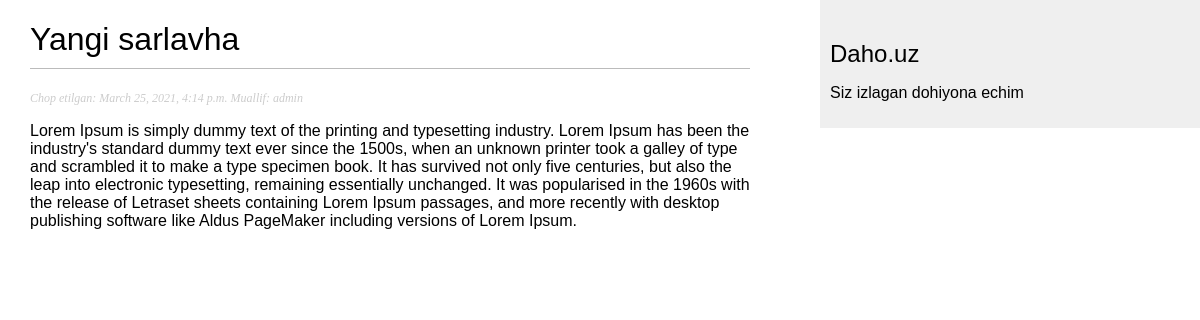
The app's page /blog/2021/3/25/boshqa-maqola/ with its own data.
### blog/models.py (models this page shows, shortened)
class Post(models.Model):
    STATUS_CHOICES = (
        ('draft', 'Draft'),
        ('published', 'Published'),
    )
    title = models.CharField(max_length=250)
    slug = models.SlugField(max_length=250, unique_for_date='publish')
    author = models.ForeignKey(User, on_delete=models.CASCADE,
                               related_name='blog_posts')
    body = models.TextField()
    publish = models.DateTimeField(default=timezone.now)
    created = models.DateTimeField(auto_now_add=True)
    updated = models.DateTimeField(auto_now=True)
    status = models.CharField(max_length=10, choices= STATUS_CHOICES, default='draft')
    objects = models.Manager()
    published = PublishedManager()
    class Meta:
        ordering = ('-publish',)

### blog/views.py (the view)
def post_detail(request, year, month, day, post):
    post = get_object_or_404(Post, slug=post, status='published', publish__year=year,
                             publish__month=month, publish__day=day)
    return render(request, 'blog/post/detail.html', {'post': post})

### blog/templates/blog/post/detail.html (shortened to what this page needs)
{% extends "blog/base.html" %}
{% block content %}
<h1>{{ post.title }}</h1>
<p class="date">Chop etilgan: {{ post.publish }} Muallif: {{ post.author }}</p>
{{ post.body|linebreaks }}
{% endblock %}

### blog/static/css/blog.css (style rules this page uses)
body { margin:0; padding:0; font-family:helvetica, sans-serif; }
h1 { font-weight:normal; border-bottom:1px solid #bbb; padding:0 0 10px 0; }
p.date { color:#ccc; font-family: georgia, serif; font-size: 12px; font-style: italic; }

### records on screen
Post: title "Yangi sarlavha", publish "March 25, 2021, 4:14 p.m.", author "admin", body "Lorem Ipsum is simply dummy text of the printing and typesetting industry. Lorem Ipsum has been the industry's standard dummy text ever since the 1500s, when an unknown printer took a galley of type and scrambled it to make a type specimen book. It has survived not only five centuries, but also the leap into electronic typesetting, remaining essentially unchanged. It was popularised in the 1960s with the release of Letraset sheets containing Lorem Ipsum passages, and more recently with desktop publishing software like Aldus PageMaker including versions of Lorem Ipsum."
